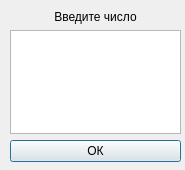
<?xml version="1.0" encoding="UTF-8"?>
<ui version="4.0">
 <class>GetWeight</class>
 <widget class="QDialog" name="GetWeight">
  <property name="geometry">
   <rect>
    <x>0</x>
    <y>0</y>
    <width>185</width>
    <height>170</height>
   </rect>
  </property>
  <property name="windowTitle">
   <string>Dialog</string>
  </property>
  <widget class="QWidget" name="layoutWidget">
   <property name="geometry">
    <rect>
     <x>10</x>
     <y>10</y>
     <width>171</width>
     <height>152</height>
    </rect>
   </property>
   <layout class="QGridLayout" name="gridLayout">
    <item row="2" column="0">
     <widget class="QPushButton" name="btnWeight">
      <property name="text">
       <string>ОК</string>
      </property>
     </widget>
    </item>
    <item row="1" column="0">
     <widget class="QPlainTextEdit" name="inputWeight"/>
    </item>
    <item row="0" column="0">
     <widget class="QLabel" name="label">
      <property name="text">
       <string>&lt;html&gt;&lt;head/&gt;&lt;body&gt;&lt;p align=&quot;center&quot;&gt;Введите число&lt;/p&gt;&lt;/body&gt;&lt;/html&gt;</string>
      </property>
     </widget>
    </item>
   </layout>
  </widget>
 </widget>
 <resources/>
 <connections/>
</ui>
